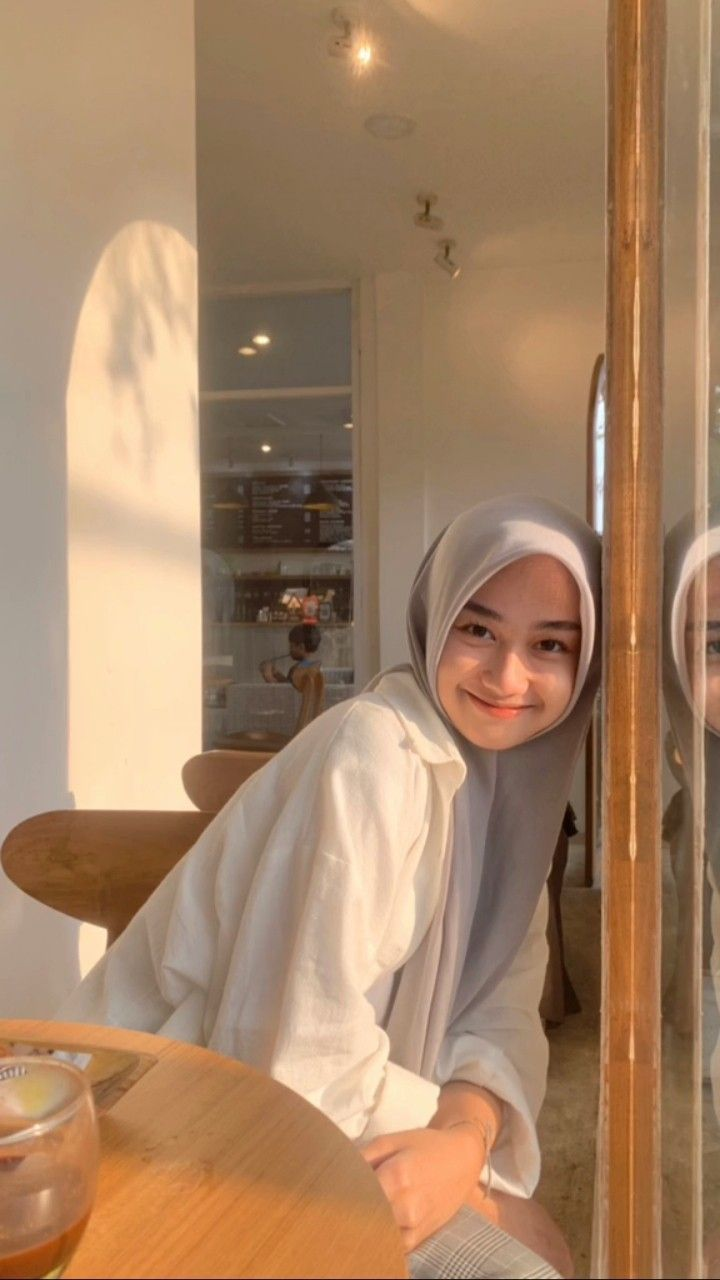
#> input picture image/image.jpeg, 720 x 1280 px
$ python arithmetic.py --image image/image.jpeg
#> lines starting #> are read from the running program, lines starting #| are printed output that depends on the picture
from __future__ import print_function
import numpy as np
import argparse
import cv2

ap = argparse.ArgumentParser()
ap.add_argument("-i", "--image", required = True,
help = "Path to the image")
args = vars(ap.parse_args())

image = cv2.imread(args["image"])
#> image is the input picture: shape (1280, 720, 3); mean B, G, R 101.3, 131.3, 165.6
cv2.imshow("Original", image)

print("max of 255: {}".format(cv2.add(np.uint8([200]), np.uint8([100]))))
print("min of 0: {}".format(cv2.subtract(np.uint8([50]), np.uint8([100]))))

print("wrap around: {}".format(np.uint8([200]) + np.uint8([100])))
print("wrap around: {}".format(np.uint8([50]) - np.uint8([100])))

M = np.ones(image.shape, dtype = "uint8") * 100
added = cv2.add(image, M)
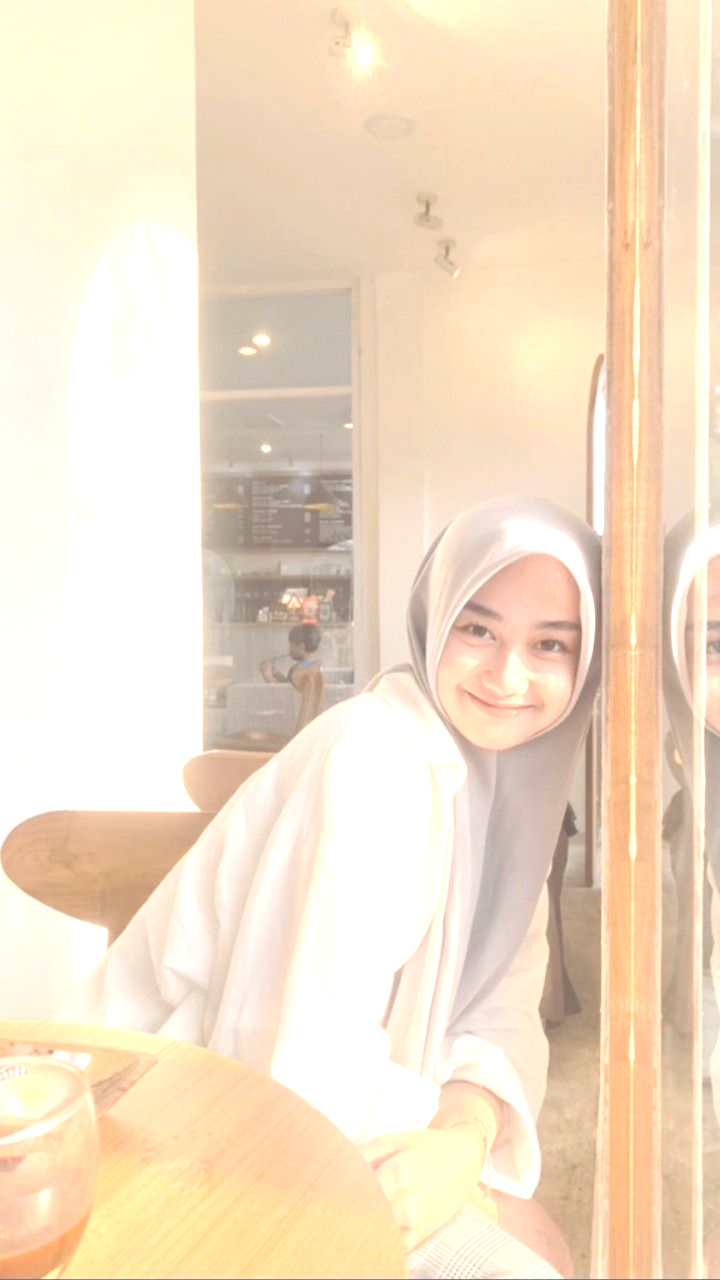
#> added: shape (1280, 720, 3); mean B, G, R 198.3, 223.1, 242.5
cv2.imshow("Added", added)

M = np.ones(image.shape, dtype = "uint8") * 50
subtracted = cv2.subtract(image, M)
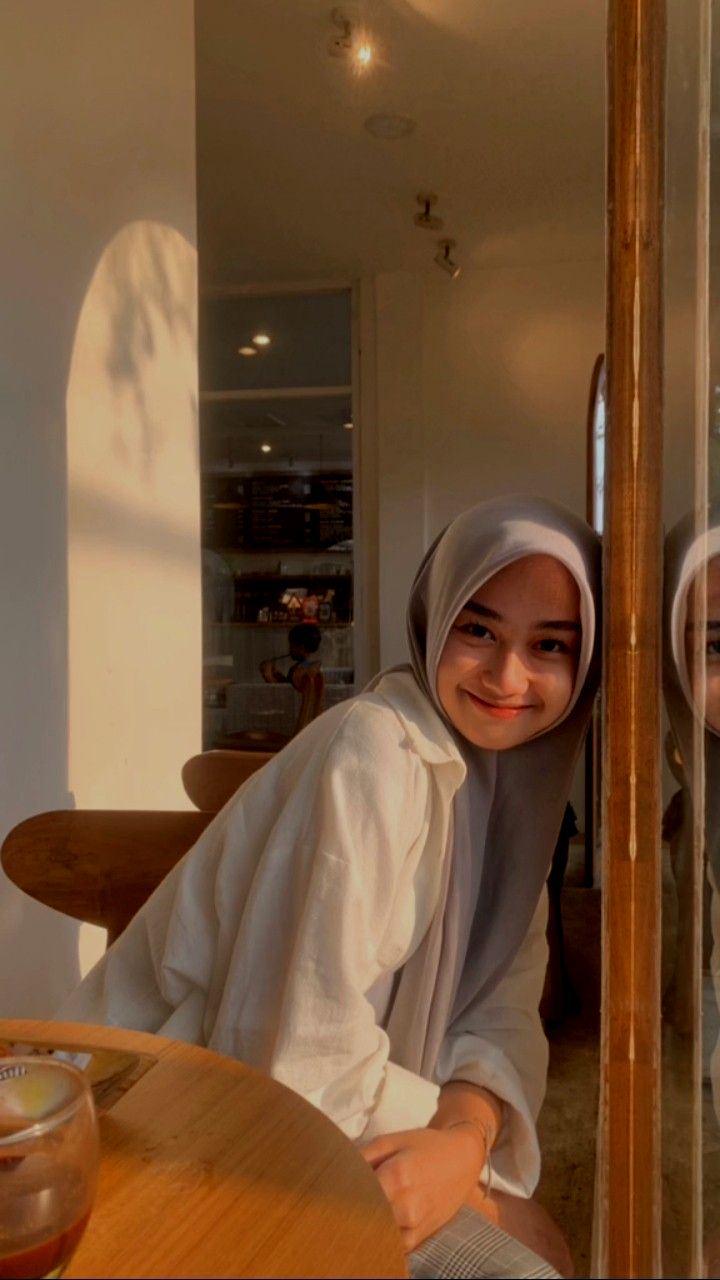
#> subtracted: shape (1280, 720, 3); mean B, G, R 52.6, 81.6, 115.6
cv2.imshow("Subtracted", subtracted)
cv2.waitKey(0)
